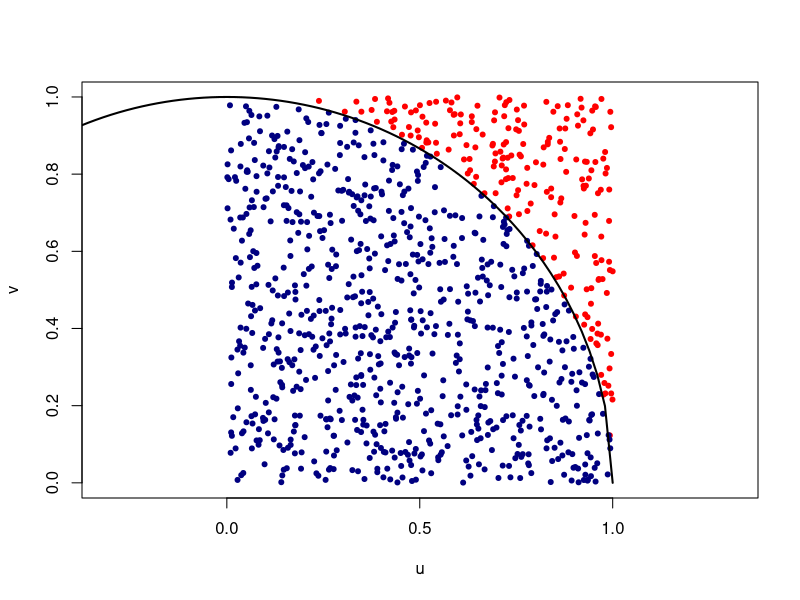
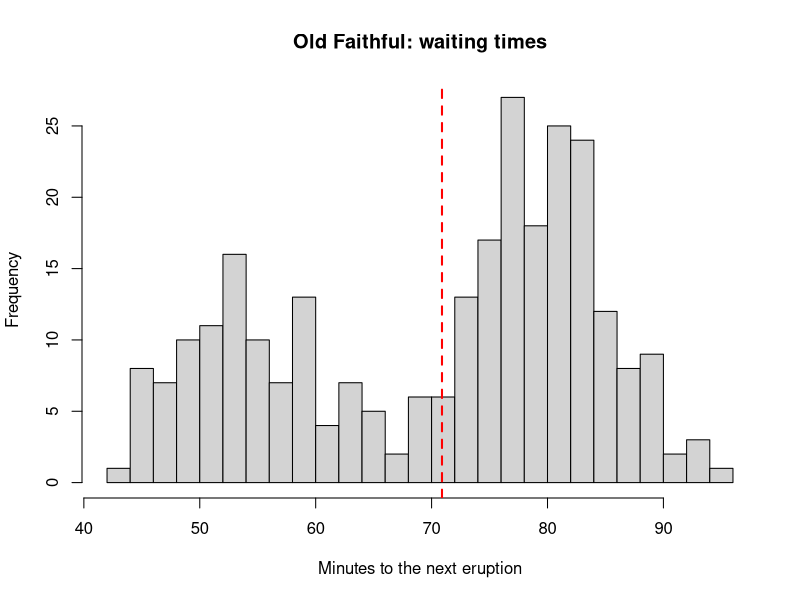

Recreate these plots in R, in order.
# 01-randomness.R -- Session 1: Introduction to Probability and Statistics
# The three examples from the slides. Run line by line in RStudio or Posit Cloud.

# 1. Longest run in 20 fair coin tosses ----------------------------------
x <- sample(c("H", "T"), size = 20, replace = TRUE)
x
rle(x)                       # runs: lengths and values
max(rle(x)$lengths)          # longest run

set.seed(1)
L <- replicate(1e5, max(rle(sample(c("H", "T"), 20, replace = TRUE))$lengths))
table(L) / length(L)         # distribution of the longest run
mean(L <= 3)                 # about 0.23: invented sequences are often this short
mean(L >= 4)                 # about 0.77

# 2. One coin, two questions ---------------------------------------------
# Probability: a fair coin, 100 tosses. P(60 or more heads)?
1 - pbinom(59, size = 100, prob = 0.5)   # 0.028
# Statistics: we saw 60 heads. A fair coin does this less than 3% of the time.

# 3. Monte Carlo estimate of pi ------------------------------------------
set.seed(1)
n <- 1000
u <- runif(n); v <- runif(n)
inside <- u^2 + v^2 <= 1
sum(inside)                  # 787
4 * mean(inside)             # 3.148

plot(u, v, col = ifelse(inside, "navy", "red"), pch = 20, asp = 1)
curve(sqrt(1 - x^2), from = -1, to = 1, add = TRUE, lwd = 2)

# more points, better estimate (error shrinks like 1/sqrt(n))
for (n in c(100, 1000, 1e4, 1e5, 1e6)) {
  cat(n, "points:", 4 * mean(runif(n)^2 + runif(n)^2 <= 1), "\n")
}

# 4. Look at the data before summarising it ------------------------------
mean(faithful$waiting)       # 70.9 minutes
hist(faithful$waiting, breaks = 20, main = "Old Faithful: waiting times",
     xlab = "Minutes to the next eruption")
abline(v = mean(faithful$waiting), col = "red", lwd = 2, lty = 2)
